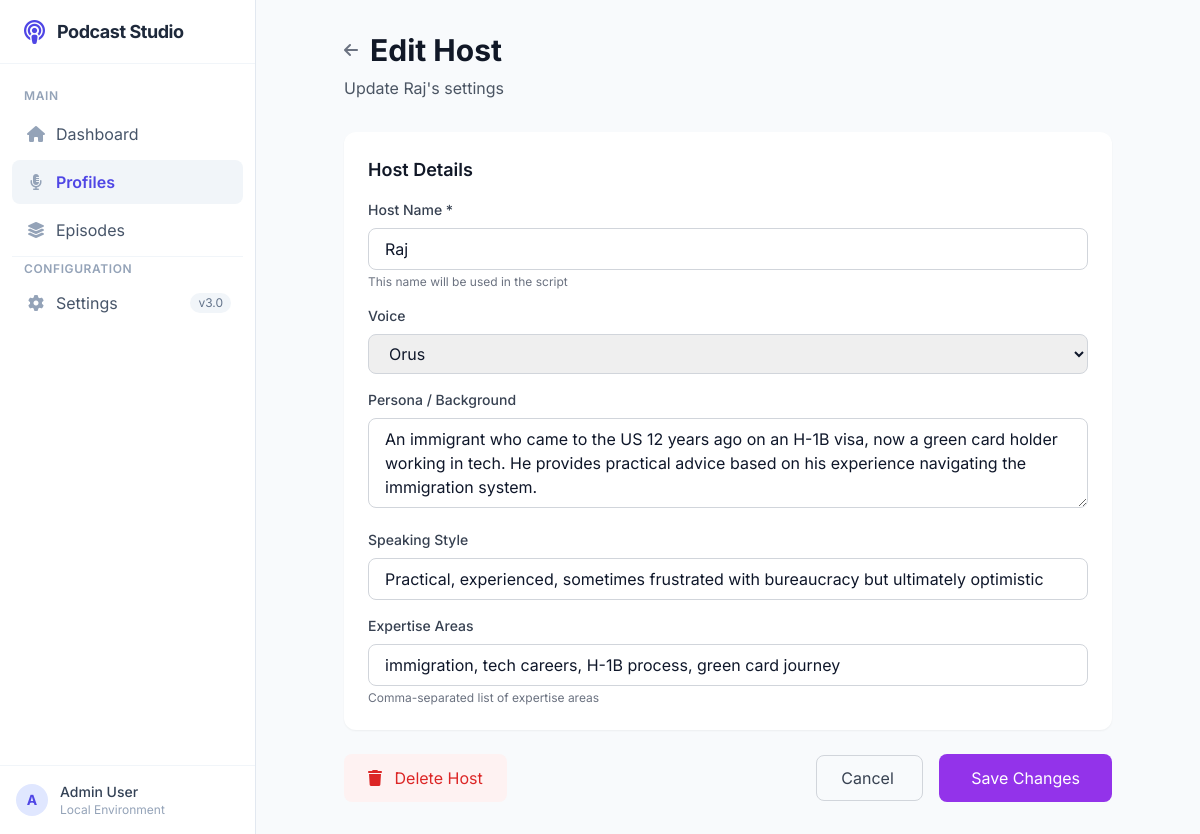
Screenshot of /profiles/1/hosts/1/edit with the database file from the repository.
### webapp/models.py (models this page shows)
class Host(Base):
    __tablename__ = 'hosts'
    id = Column(Integer, primary_key=True)
    profile_id = Column(Integer, ForeignKey('podcast_profiles.id'), nullable=False)
    name = Column(String(50), nullable=False)
    persona = Column(Text)  # Background, personality description
    voice_name = Column(String(50))  # TTS voice to use
    speaking_style = Column(Text)  # How they speak, their quirks
    expertise_areas = Column(JSON, default=list)  # What they know about
    created_at = Column(DateTime, default=datetime.utcnow)
    profile = relationship('PodcastProfile', back_populates='hosts')

### webapp/app.py (the view, shortened to what this page needs)
@app.route('/profiles/<int:profile_id>/hosts/<int:host_id>/edit', methods=['GET', 'POST'])
def host_edit(profile_id, host_id):
    db = get_db()
    try:
        profile = db.query(PodcastProfile).get(profile_id)
        host = db.query(Host).get(host_id)
        if not profile or not host:
            flash('Not found', 'error')
            return redirect(url_for('profiles_list'))
        voices = ['Puck', 'Charon', 'Kore', 'Fenrir', 'Aoede', 'Leda', 'Orus', 'Zephyr',
                  'Callirrhoe', 'Autonoe', 'Enceladus', 'Iapetus', 'Umbriel', 'Algieba']
        return render_template('hosts/edit.html', profile=profile, host=host, voices=voices)
    finally:
        db.close()

### webapp/app.py (called while the page is built)
def get_db():
    return Session()

### webapp/templates/hosts/edit.html (shortened to what this page needs)
{% extends "base.html" %}
{% block content %}
<div class="max-w-3xl mx-auto space-y-8">
    <div>
        <div class="flex items-center space-x-3 mb-2">
            <a href="/profiles/{{ profile.id }}" class="text-gray-500 hover:text-gray-700">
                <i class="fas fa-arrow-left"></i>
            </a>
            <h1 class="text-3xl font-bold text-gray-900">Edit Host</h1>
        </div>
        <p class="text-gray-600">Update {{ host.name }}'s settings</p>
    </div>
    <form method="POST" class="space-y-6">
        <div class="bg-white rounded-xl shadow-sm p-6">
            <h2 class="text-lg font-semibold text-gray-900 mb-4">Host Details</h2>
            <div class="space-y-4">
                <div>
                    <label class="block text-sm font-medium text-gray-700 mb-2">Host Name *</label>
                    <input type="text" name="name" required value="{{ host.name }}"
                        class="w-full border border-gray-300 rounded-lg px-4 py-2 focus:ring-purple-500 focus:border-purple-500">
                    <p class="text-xs text-gray-500 mt-1">This name will be used in the script</p>
                </div>
                <div>
                    <label class="block text-sm font-medium text-gray-700 mb-2">Voice</label>
                    <select name="voice_name" class="w-full border border-gray-300 rounded-lg px-4 py-2 focus:ring-purple-500 focus:border-purple-500">
                        {% for voice in voices %}
                        <option value="{{ voice }}" {{ 'selected' if voice == host.voice_name }}>{{ voice }}</option>
                        {% endfor %}
                    </select>
                </div>
                <div>
                    <label class="block text-sm font-medium text-gray-700 mb-2">Persona / Background</label>
                    <textarea name="persona" rows="3"
                        class="w-full border border-gray-300 rounded-lg px-4 py-2 focus:ring-purple-500 focus:border-purple-500">{{ host.persona or '' }}</textarea>
                </div>
                <div>
                    <label class="block text-sm font-medium text-gray-700 mb-2">Speaking Style</label>
                    <input type="text" name="speaking_style" value="{{ host.speaking_style or '' }}"
                        class="w-full border border-gray-300 rounded-lg px-4 py-2 focus:ring-purple-500 focus:border-purple-500">
                </div>
                <div>
                    <label class="block text-sm font-medium text-gray-700 mb-2">Expertise Areas</label>
                    <input type="text" name="expertise_areas" value="{{ (host.expertise_areas or [])|join(', ') }}"
                        class="w-full border border-gray-300 rounded-lg px-4 py-2 focus:ring-purple-500 focus:border-purple-500">
                    <p class="text-xs text-gray-500 mt-1">Comma-separated list of expertise areas</p>
                </div>
            </div>
        </div>
        <div class="flex justify-between">
            <form method="POST" action="/profiles/{{ profile.id }}/hosts/{{ host.id }}/delete" class="inline" onsubmit="return confirm('Are you sure you want to delete this host?')">
                <button type="submit" class="px-6 py-3 bg-red-50 text-red-600 rounded-lg hover:bg-red-100 transition">
                    <i class="fas fa-trash mr-2"></i> Delete Host
                </button>
            </form>
            <div class="space-x-4">
                <a href="/profiles/{{ profile.id }}" class="px-6 py-3 border border-gray-300 text-gray-700 rounded-lg hover:bg-gray-50 transition">
                    Cancel
                </a>
                <button type="submit" class="px-8 py-3 bg-purple-600 text-white rounded-lg hover:bg-purple-700 transition">
                    Save Changes
                </button>
            </div>
        </div>
    </form>
</div>
{% endblock %}

### webapp/templates/base.html (style rules this page uses)
body { font-family: 'Inter', sans-serif; }

### rows the page displays
Host: name "Raj", persona "An immigrant who came to the US 12 years ago on an H-1B visa, now a green card holder working in tech. He provides practical advice based on his experience navigating the immigration system.", speaking_style "Practical, experienced, sometimes frustrated with bureaucracy but ultimately optimistic", expertise_areas "immigration, tech careers, H-1B process, green card journey"

### other values shown
form field voice_name "Orus"
